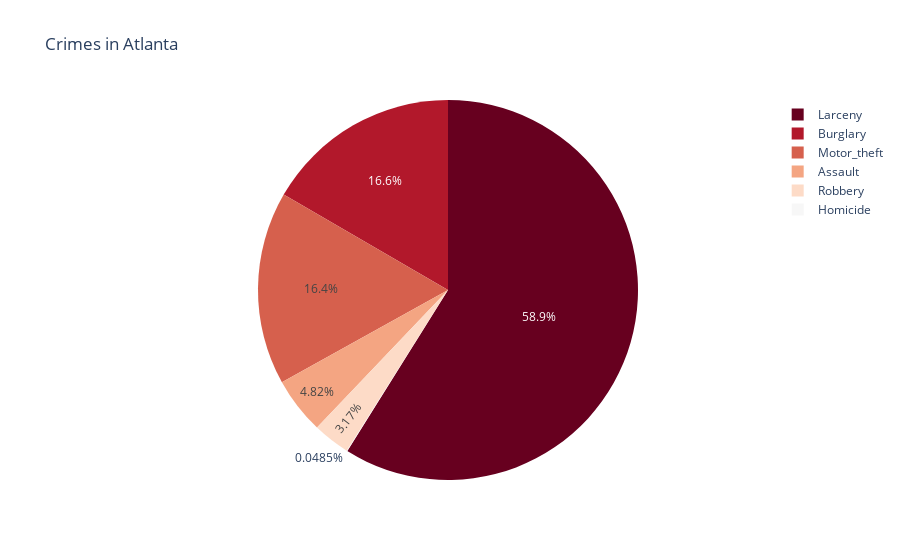

The notebook cell saved with this chart:
### Markdown cell above
## Pie chart of Crimes
---

### Code cell
fig = px.pie(atlanta, values='UCR #', names='Crime', title='Crimes in Atlanta', color_discrete_sequence=px.colors.sequential.RdBu)
fig.show()

### Figure 1 — Plotly figure (JSON) as saved in the notebook; plotly's stock layout.template omitted (floating-point values rounded to 4 significant figures; data arrays with more than 128 entries replaced by an {"elided": "..."} marker saying what was removed)
{"data": [{"domain": {"x": [0, 1], "y": [0, 1]}, "hovertemplate": "Crime=%{label}<br>UCR #=%{value}<extra></extra>", "labels": {"elided": "3429 str values"}, "legendgroup": "", "name": "", "showlegend": true, "type": "pie", "values": {"elided": "3429 int values"}}], "layout": {"legend": {"tracegroupgap": 0}, "piecolorway": ["rgb(103,0,31)", "rgb(178,24,43)", "rgb(214,96,77)", "rgb(244,165,130)", "rgb(253,219,199)", "rgb(247,247,247)", "rgb(209,229,240)", "rgb(146,197,222)", "rgb(67,147,195)", "rgb(33,102,172)", "rgb(5,48,97)"], "title": {"text": "Crimes in Atlanta"}}}
